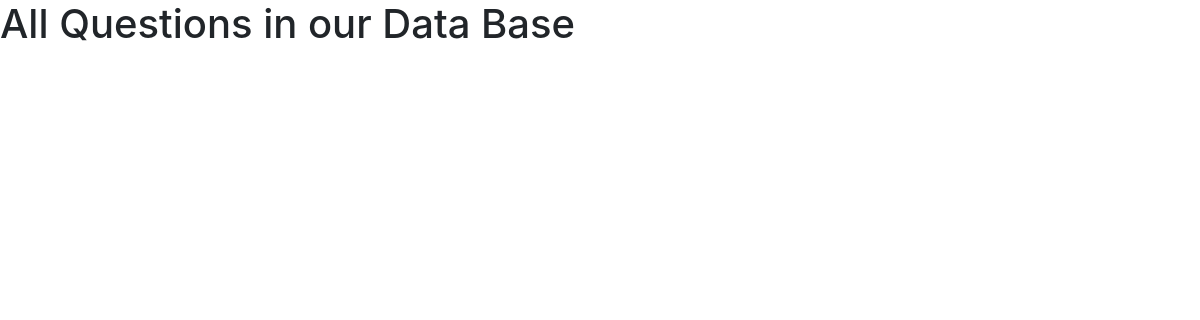
Before: / with the older database file.
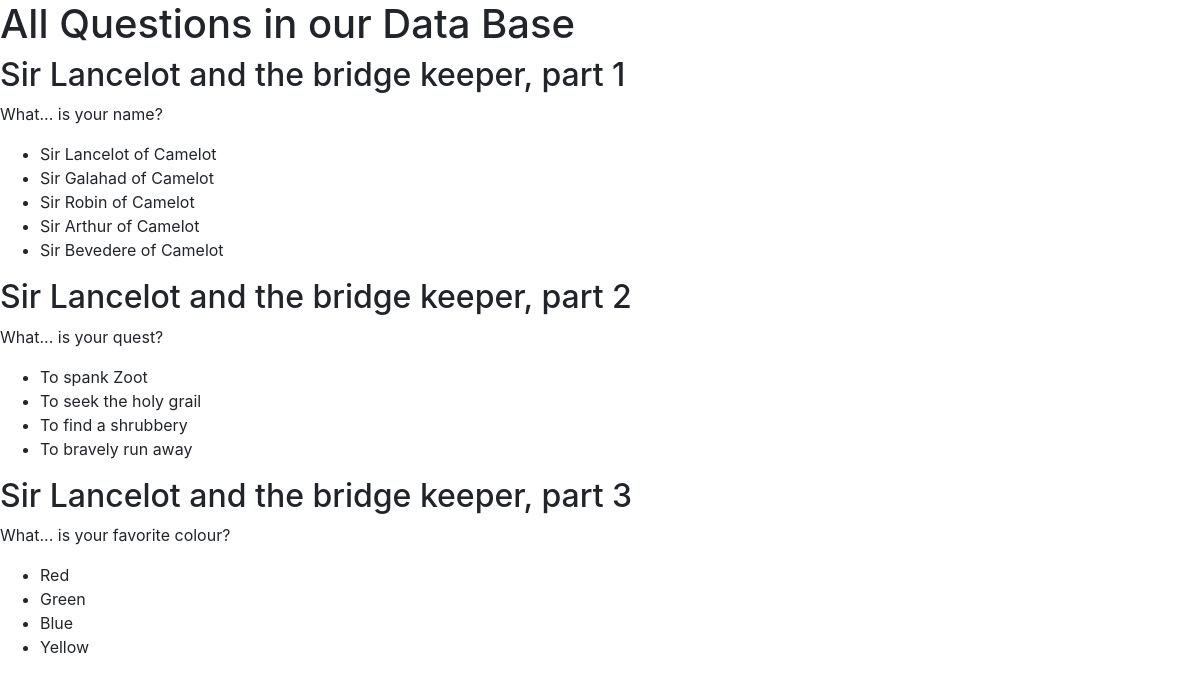
After: the same page with the newer database file.
### evopie/models.py (models this page shows, shortened)
class Question(DB.Model):
    id = DB.Column(DB.Integer, primary_key=True)
    title = DB.Column(DB.String, nullable=False)
    stem = DB.Column(DB.String, nullable=False)
    answer = DB.Column(DB.String, nullable=False)
    distractors = DB.relationship('Distractor', backref='question', lazy=True)
    quiz_questions = DB.relationship('QuizQuestion', backref='question', lazy=True)
    def dump_as_dict(self):
        q = {
            "id" : self.id,
            "title" : self.title,
            "stem" : self.stem,
            "answer" : self.answer,
            "alternatives" : []
        }
        q['alternatives'] = [d.answer for d in self.distractors]
        q['alternatives'].append(self.answer)
        shuffle(q['alternatives'])
        return q

class Distractor(DB.Model):
    id = DB.Column(DB.Integer, primary_key=True)
    answer = DB.Column(DB.String, nullable=False)
    question_id = DB.Column(None, DB.ForeignKey('question.id'))

### evopie/routes_pages.py (the view)
@pages.route('/')
def index():
    all_quizzes =  [q.dump_as_dict() for q in models.Question.query.all()]
    return render_template('index.html', quizzes=all_quizzes)

### evopie/templates/index.html (shortened to what this page needs)
{% extends 'base.html' %}
{% block content %}
  <h1>All Questions in our Data Base</h1>
  {% for quiz in quizzes %}
      <div>
          <h2> {{ quiz['title'] }}       </h2>
          <p>  {{ quiz['stem'] }}    </p>
          <ul>
              {% for alternative in quiz['alternatives'] %}
                  <li> {{ alternative }} </li>
              {% endfor %}
          </ul>
      </div>
  {% endfor %}
{% endblock %}

### evopie/templates/base.html (shortened to what this page needs)
<!doctype html>
<html lang="en">
    <head>
        <link rel="stylesheet" href="https://stackpath.bootstrapcdn.com/bootstrap/4.5.0/css/bootstrap.min.css">
        <link rel="stylesheet" href="{{ url_for('static', filename='basestyle.css') }}">
    </head>
    <body>
    {% block content %}
    {% endblock %}
    </body>
</html>

Changed rows visible on the page:
added Question: title "Sir Lancelot and the bridge keeper, part 1", stem "What... is your name?", answer "Sir Lancelot of Camelot"
added Distractor: answer "Sir Galahad of Camelot", shown under "Sir Lancelot and the bridge keeper, part 1"
added Distractor: answer "Sir Robin of Camelot", shown under "Sir Lancelot and the bridge keeper, part 1"
added Distractor: answer "Sir Arthur of Camelot", shown under "Sir Lancelot and the bridge keeper, part 1"
added Distractor: answer "Sir Bevedere of Camelot", shown under "Sir Lancelot and the bridge keeper, part 1"
added Question: title "Sir Lancelot and the bridge keeper, part 2", stem "What... is your quest?", answer "To seek the holy grail"
added Distractor: answer "To spank Zoot", shown under "Sir Lancelot and the bridge keeper, part 2"
added Distractor: answer "To find a shrubbery", shown under "Sir Lancelot and the bridge keeper, part 2"
added Distractor: answer "To bravely run away", shown under "Sir Lancelot and the bridge keeper, part 2"
added Question: title "Sir Lancelot and the bridge keeper, part 3", stem "What... is your favorite colour?", answer "Blue"
added Distractor: answer "Red", shown under "Sir Lancelot and the bridge keeper, part 3"
added Distractor: answer "Green", shown under "Sir Lancelot and the bridge keeper, part 3"
added Distractor: answer "Yellow", shown under "Sir Lancelot and the bridge keeper, part 3"
